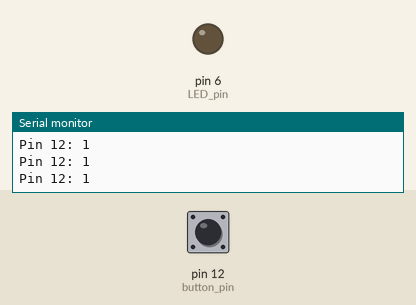
The sketch below on a simulated Arduino Uno, built with avr-gcc and run on an emulated ATmega328P. Parts: output pins drawn as LEDs (lit = HIGH), the last lines printed to the serial monitor. The inputs (shaded band) are chosen by the test bench; at power-on: pin 12 (button_pin) HIGH.

Above: at 1.4 s.
1.5 s: pin 12 (button_pin) pulled LOW for 0.25 s
At 1.7 s:
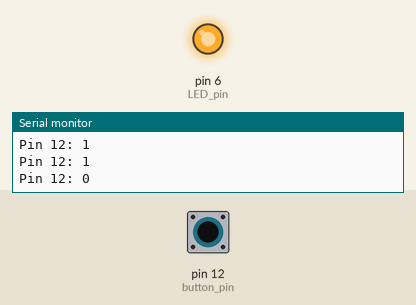
3.3 s: pin 12 (button_pin) pulled LOW for 3.2 s
At 7.1 s:
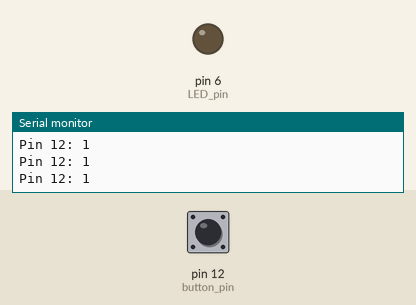
Timing chart, 0 to 8.6 s (numbered marks = the images above; inputs shaded):
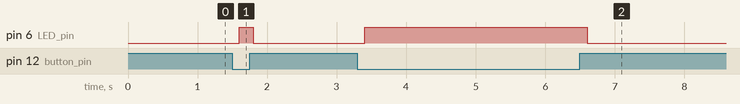

Measured:
- after the input at 1.5 s, pin 6 (LED_pin): LOW → HIGH after 0.10 s, → LOW 0.20 s later
- after the input at 3.3 s, pin 6 (LED_pin): LOW → HIGH after 0.10 s, → LOW 3.2 s later

The sketch:

in-class-lab.ino
```cpp
int LED_pin = 6;
int button_pin = 12;

void setup() {
    Serial.begin(57600);
    Serial.println("Starting demo");
    pinMode(LED_pin, OUTPUT);
    pinMode(button_pin, INPUT_PULLUP);
}

void loop() {
    delay(200);
    int pin_val = digitalRead(button_pin);

    Serial.print("Pin 12: ");
    Serial.println(pin_val);

    if(pin_val == 0) {
        digitalWrite(LED_pin, HIGH);
    } else {
        digitalWrite(LED_pin, LOW);
    }
}
```
